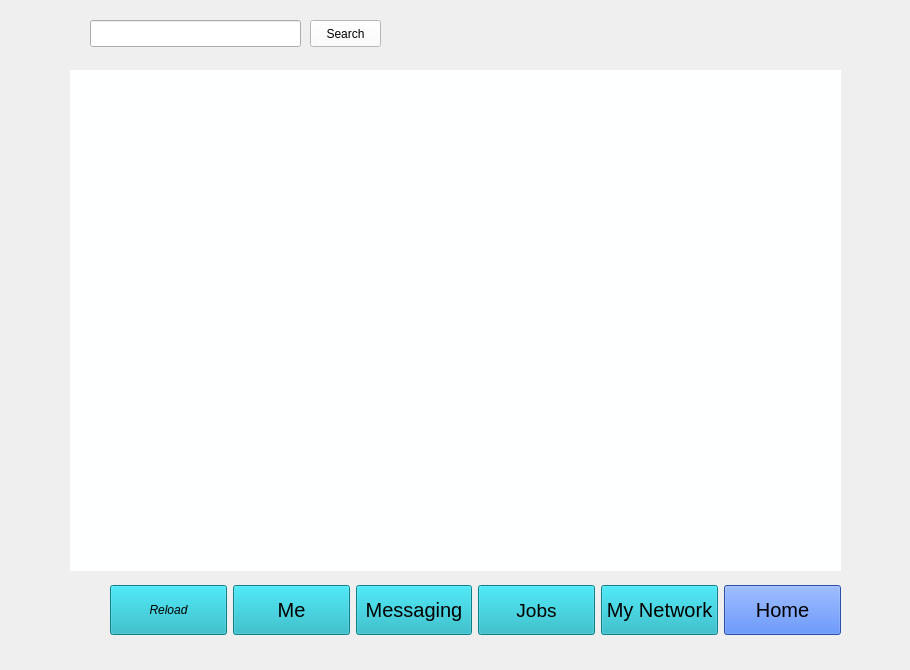
<?xml version="1.0" encoding="UTF-8"?>
<ui version="4.0">
 <class>Root</class>
 <widget class="QMainWindow" name="Root">
  <property name="geometry">
   <rect>
    <x>0</x>
    <y>0</y>
    <width>910</width>
    <height>670</height>
   </rect>
  </property>
  <property name="windowTitle">
   <string>MainWindow</string>
  </property>
  <widget class="QWidget" name="centralwidget">
   <widget class="QStackedWidget" name="stackedWidget_Pages">
    <property name="geometry">
     <rect>
      <x>80</x>
      <y>70</y>
      <width>761</width>
      <height>500</height>
     </rect>
    </property>
    <widget class="QWidget" name="page_2"/>
   </widget>
   <widget class="QWidget" name="verticalLayoutWidget">
    <property name="geometry">
     <rect>
      <x>110</x>
      <y>580</y>
      <width>731</width>
      <height>61</height>
     </rect>
    </property>
    <layout class="QHBoxLayout" name="horizontalLayout">
     <item>
      <widget class="QPushButton" name="pushButton_Reload">
       <property name="sizePolicy">
        <sizepolicy hsizetype="Minimum" vsizetype="Fixed">
         <horstretch>0</horstretch>
         <verstretch>0</verstretch>
        </sizepolicy>
       </property>
       <property name="minimumSize">
        <size>
         <width>0</width>
         <height>50</height>
        </size>
       </property>
       <property name="font">
        <font>
         <italic>true</italic>
         <underline>false</underline>
         <strikeout>false</strikeout>
        </font>
       </property>
       <property name="styleSheet">
        <string notr="true">background-color: rgb(20,176,191);
</string>
       </property>
       <property name="text">
        <string>Reload</string>
       </property>
       <property name="autoDefault">
        <bool>false</bool>
       </property>
       <property name="default">
        <bool>false</bool>
       </property>
       <property name="flat">
        <bool>false</bool>
       </property>
      </widget>
     </item>
     <item>
      <widget class="QPushButton" name="pushButton_Me">
       <property name="minimumSize">
        <size>
         <width>0</width>
         <height>50</height>
        </size>
       </property>
       <property name="font">
        <font>
         <pointsize>15</pointsize>
         <bold>false</bold>
        </font>
       </property>
       <property name="styleSheet">
        <string notr="true">background-color: rgb(20,176,191);
</string>
       </property>
       <property name="text">
        <string>Me</string>
       </property>
       <property name="checkable">
        <bool>false</bool>
       </property>
       <property name="default">
        <bool>false</bool>
       </property>
       <property name="flat">
        <bool>false</bool>
       </property>
      </widget>
     </item>
     <item>
      <widget class="QPushButton" name="pushButton_Messaging">
       <property name="minimumSize">
        <size>
         <width>0</width>
         <height>50</height>
        </size>
       </property>
       <property name="font">
        <font>
         <pointsize>15</pointsize>
        </font>
       </property>
       <property name="styleSheet">
        <string notr="true">background-color: rgb(20,176,191);
</string>
       </property>
       <property name="text">
        <string>Messaging</string>
       </property>
      </widget>
     </item>
     <item>
      <widget class="QPushButton" name="pushButton_Jobs">
       <property name="minimumSize">
        <size>
         <width>0</width>
         <height>50</height>
        </size>
       </property>
       <property name="font">
        <font>
         <family>Segoe UI</family>
         <pointsize>14</pointsize>
         <italic>false</italic>
         <bold>false</bold>
        </font>
       </property>
       <property name="styleSheet">
        <string notr="true">background-color: rgb(20,176,191);
font: 14pt &quot;Segoe UI&quot;;
</string>
       </property>
       <property name="text">
        <string>Jobs</string>
       </property>
      </widget>
     </item>
     <item>
      <widget class="QPushButton" name="pushButton_MyNetw">
       <property name="minimumSize">
        <size>
         <width>0</width>
         <height>50</height>
        </size>
       </property>
       <property name="font">
        <font>
         <pointsize>15</pointsize>
        </font>
       </property>
       <property name="styleSheet">
        <string notr="true">background-color: rgb(20,176,191);

</string>
       </property>
       <property name="text">
        <string>My Network</string>
       </property>
      </widget>
     </item>
     <item>
      <widget class="QPushButton" name="pushButton_Home">
       <property name="minimumSize">
        <size>
         <width>0</width>
         <height>50</height>
        </size>
       </property>
       <property name="font">
        <font>
         <pointsize>15</pointsize>
        </font>
       </property>
       <property name="styleSheet">
        <string notr="true">background-color: rgb(54,111,235);
</string>
       </property>
       <property name="text">
        <string>Home</string>
       </property>
      </widget>
     </item>
    </layout>
   </widget>
   <widget class="QLabel" name="label">
    <property name="geometry">
     <rect>
      <x>70</x>
      <y>70</y>
      <width>771</width>
      <height>501</height>
     </rect>
    </property>
    <property name="styleSheet">
     <string notr="true">background-color: rgb(254, 255, 255);

</string>
    </property>
    <property name="text">
     <string/>
    </property>
   </widget>
   <widget class="QLineEdit" name="lineEdit_SearchUsername">
    <property name="geometry">
     <rect>
      <x>90</x>
      <y>20</y>
      <width>211</width>
      <height>27</height>
     </rect>
    </property>
   </widget>
   <widget class="QPushButton" name="pushButton_Search">
    <property name="geometry">
     <rect>
      <x>310</x>
      <y>20</y>
      <width>71</width>
      <height>27</height>
     </rect>
    </property>
    <property name="styleSheet">
     <string notr="true">background-color: rgb(255, 255, 255);
</string>
    </property>
    <property name="text">
     <string>Search</string>
    </property>
   </widget>
   <zorder>verticalLayoutWidget</zorder>
   <zorder>label</zorder>
   <zorder>stackedWidget_Pages</zorder>
   <zorder>lineEdit_SearchUsername</zorder>
   <zorder>pushButton_Search</zorder>
  </widget>
 </widget>
 <resources/>
 <connections/>
</ui>
